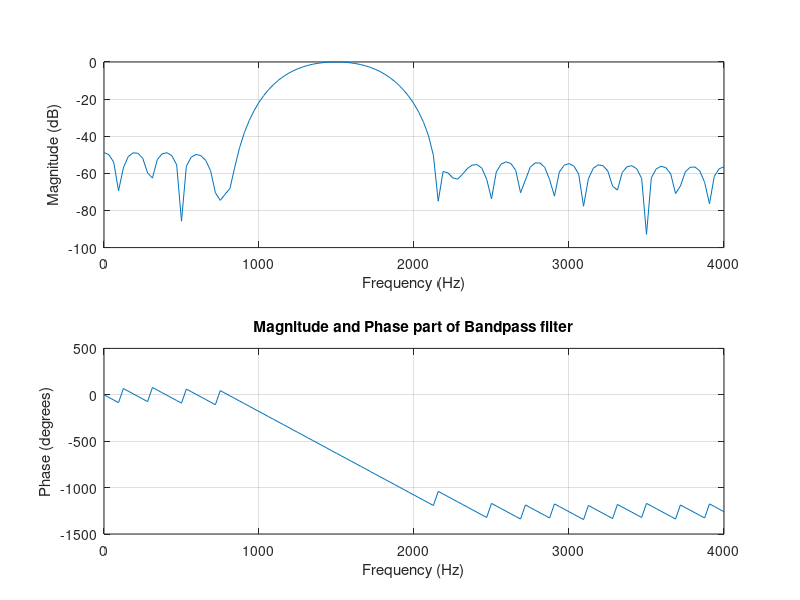
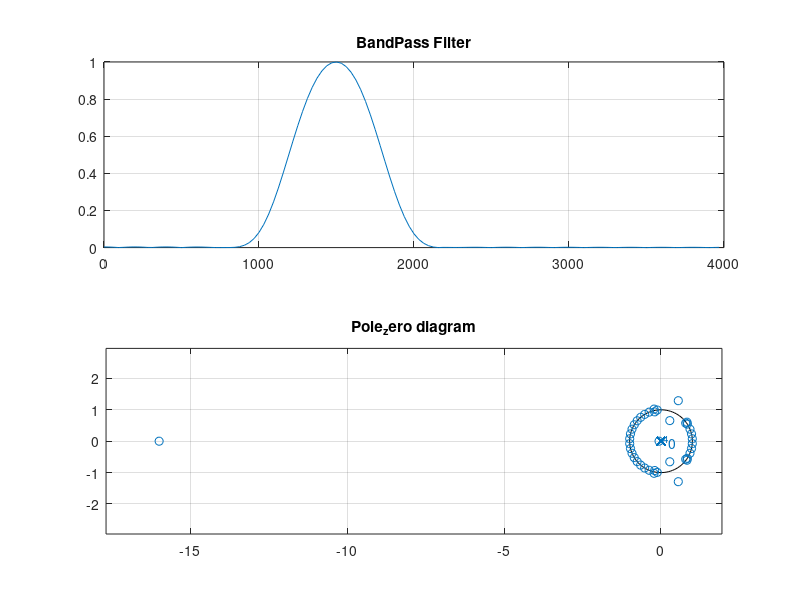

Reproduce these figures in MATLAB, in order.
fs=8000;
n=40;
b=fir1(n,[1200/4000 1800/4000],'bandpass');
freqz(b,1,128,8000)
title('Magnitude and Phase part of Bandpass filter');

figure(2)
[h,w]=freqz(b,1,128,8000);
subplot(211);
plot(w,abs(h)); % Normalized Magnitude Plot
grid on;
title('BandPass Filter');

subplot(212);
zplane(b,1);
grid on;
title('Pole_zero diagram');